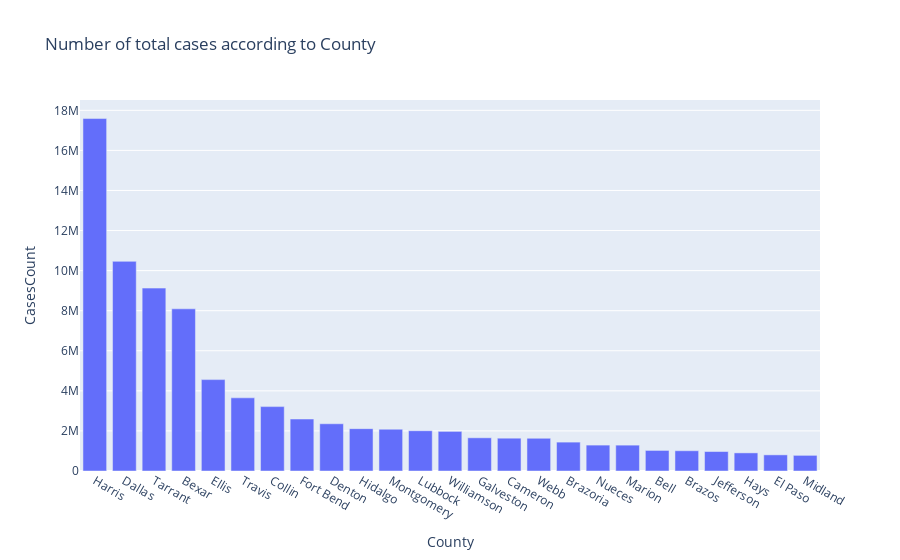

Notebook source saved alongside this figure:
### Code cell
#Top 25 counties with cases count.
data = GroupByCountyDF[["County","CasesCount"]].nlargest(25,"CasesCount")
fig = px.bar(data, x = 'County',y = 'CasesCount',title="Number of total cases according to County",)
fig.show()

### Figure 1 — Plotly figure (JSON) as saved in the notebook; plotly's stock layout.template omitted (floating-point values rounded to 4 significant figures)
{"data": [{"alignmentgroup": "True", "hovertemplate": "County=%{x}<br>CasesCount=%{y}<extra></extra>", "legendgroup": "", "marker": {"color": "#636efa", "pattern": {"shape": ""}}, "name": "", "offsetgroup": "", "orientation": "v", "showlegend": false, "textposition": "auto", "type": "bar", "x": ["Harris", "Dallas", "Tarrant", "Bexar", "Ellis", "Travis", "Collin", "Fort Bend", "Denton", "Hidalgo", "Montgomery", "Lubbock", "Williamson", "Galveston", "Cameron", "Webb", "Brazoria", "Nueces", "Marion", "Bell", "Brazos", "Jefferson", "Hays", "El Paso", "Midland"], "xaxis": "x", "y": [17589741, 10462930, 9127924, 8094071, 4560618, 3651296, 3212935, 2594022, 2356433, 2113551, 2084920, 2009585, 1977096, 1657033, 1637325, 1633574, 1441782, 1292805, 1290533, 1026722, 1010926, 971924, 903778, 805661, 780876], "yaxis": "y"}], "layout": {"barmode": "relative", "legend": {"tracegroupgap": 0}, "title": {"text": "Number of total cases according to County"}, "xaxis": {"anchor": "y", "domain": [0, 1], "title": {"text": "County"}}, "yaxis": {"anchor": "x", "domain": [0, 1], "title": {"text": "CasesCount"}}}}
